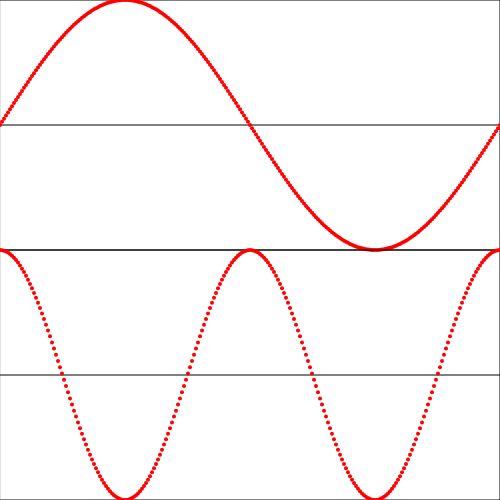
Frame 1 (no input)
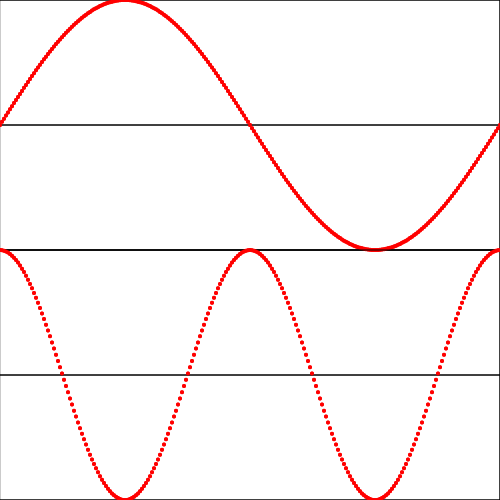
Frame 2 (the mouse pressed at the canvas centre, redrawn once)

The p5.js sketch that drew these frames (run headless with seeded random() and noise() and a simulated clock; the mouse was pressed at the canvas centre and the sketch redrawn once):

// p5.js sketch
// ── sketch.js
const WIDTH = 500,
  HEIGHT = 500

function setup() {
  createCanvas(WIDTH, HEIGHT)
  pixelDensity(1)
}

function draw() {
  scale(1, -1)

  push()
  {
    translate(0, -height / 2)
    noFill()
    stroke(0)
    rect(0, 0, width, height / 2)

    translate(0, height / 4)
    line(0, 0, width, 0)

    fill('red')
    noStroke()
    for(let x = 0; x <= width; x += 2) {
      let radian = x / width * TWO_PI
      let y = sin(radian) * 125
      circle(x, y, 4)
    }
  }
  pop()

  push()
  {
    translate(0, -height)
    noFill()
    stroke(0)
    rect(0, 0, width, height / 2)

    translate(0, height / 4)
    line(0, 0, width, 0)

    fill('red')
    noStroke()
    for(let x = 0; x <= width; x += 2) {
      let radian = x / width * TWO_PI * 2
      let y = cos(radian) * 125
      circle(x, y, 4)
    }
  }
  pop()






  noLoop()
}
